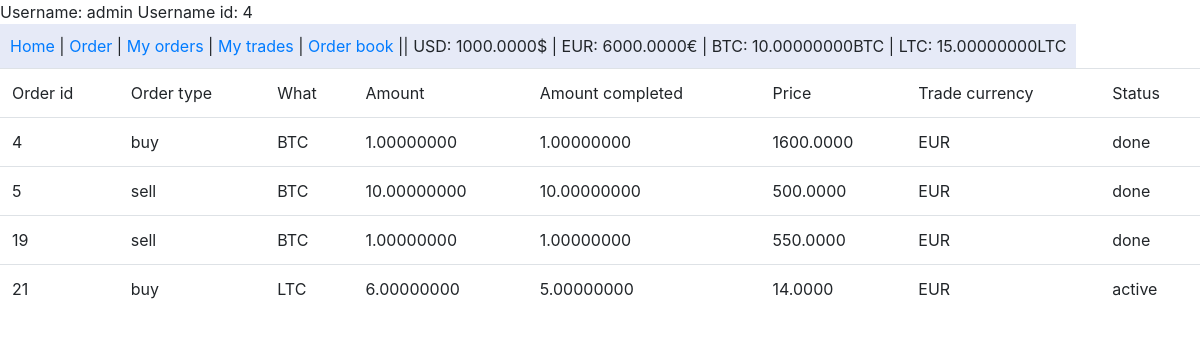
/my-orders/ (signed in), run on an earlier commit of the app's database.
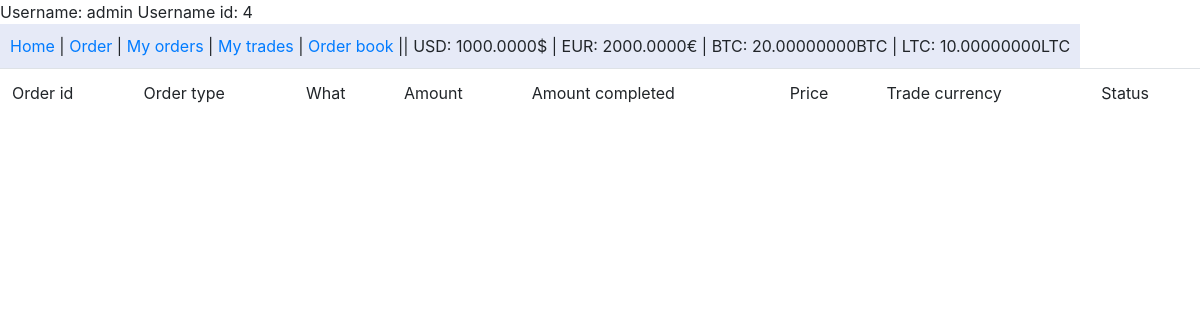
And on a later commit of the database.
### account/models.py (models this page shows)
class Account(SkeletonU):
    user = models.ForeignKey(User, related_name='%(app_label)s_%(class)s_user', on_delete=models.DO_NOTHING)
    usd = models.DecimalField('USD', max_digits=16, decimal_places=4, null=False, blank=False, default=0)
    eur = models.DecimalField('EUR', max_digits=16, decimal_places=4, null=False, blank=False, default=0)
    btc = models.DecimalField('BTC', max_digits=16, decimal_places=8, null=False, blank=False, default=0)
    ltc = models.DecimalField('LTC', max_digits=16, decimal_places=8, null=False, blank=False, default=0)

### order/models.py (models this page shows, shortened)
class Order(SkeletonU):
    user = models.ForeignKey(User, related_name='%(app_label)s_%(class)s_user', on_delete=models.DO_NOTHING)
    order_type = models.CharField(max_length=4, choices=order_choices, null=False, blank=False)
    what = models.CharField(max_length=3, choices=what_choices, null=False, blank=False)
    amount = models.DecimalField(_('Amount'), max_digits=16, decimal_places=8, null=False, blank=False)
    amount_completed = models.DecimalField(_('Amount completed'), max_digits=16, decimal_places=8, null=False, blank=False, default=0)
    price = models.DecimalField(_('Buy or sell at price'), max_digits=10, decimal_places=4, null=False, blank=False)
    trade_currency = models.CharField(max_length=3, choices=trade_currency_choices, null=False, blank=False)
    status = models.CharField(max_length=6, choices=status_choices, null=False, blank=False, default='ACTIVE')

### order/views.py (the view)
# urls.py: path('my-orders/', order_views.my_orders, name='my-orders'),
@login_required
def my_orders(request):
    account = Account.objects.get(user=request.user)
    orders = Order.objects.filter(user=request.user)
    return render(request, 'orders.html', {'orders': orders, 'account': account})

### templates/orders.html
{% extends 'base.html' %}
{% block body %}
<table class="table">
    <tr>
        <td>Order id</td>
        <td>Order type</td>
        <td>What</td>
        <td>Amount</td>
        <td>Amount completed</td>
        <td>Price</td>
        <td>Trade currency</td>
        <td>Status</td>
    </tr>
    {% for o in orders %}
        <tr>
            <td>{{ o.id }}</td>
            <td>{{ o.order_type }}</td>
            <td>{{ o.what }}</td>
            <td>{{ o.amount}}</td>
            <td>{{ o.amount_completed}}</td>
            <td>{{ o.price }}</td>
            <td>{{ o.trade_currency }}</td>
            <td>{{ o.status }}</td>
        </tr>
    {% endfor %}
</table>
{% endblock %}

### templates/base.html (shortened to what this page needs)
<!DOCTYPE html>
<html lang="en">
<head>
    <link rel="stylesheet" href="https://maxcdn.bootstrapcdn.com/bootstrap/4.0.0/css/bootstrap.min.css">
</head>
<body>
{% block header %}
{% if account %}
    <div class="user">Username: {{ request.user.username }} Username id: {{ request.user.id }}</div>
    <ul class="headbar">
        <li><a href="{% url 'index' %}">Home</a> | </li>
        <li><a href="{% url 'order' %}">Order</a> | </li>
        <li><a href="{% url 'my-orders' %}">My orders</a> | </li>
        <li><a href="{% url 'my-trades' %}">My trades</a> |</li>
        <li><a href="{% url 'order-book' %}">Order book</a> || </li>
        <li>USD: {{ account.usd }}$ | </li>
        <li>EUR: {{ account.eur }}€ | </li>
        <li>BTC: {{ account.btc }}BTC | </li>
        <li>LTC: {{ account.ltc }}LTC</li>
    </ul>
{% endif %}
{% endblock %}
{% block body %}{% endblock %}
</body>
</html>

### templates/base.html (style rules this page uses)
ul.headbar { list-style-type: none; display: inline-block; padding: 0px; margin: 0px; padding: 10px; background-color: #e6eaf7; }
li { display: inline; }

What changed in the data, as far as the page shows it:
removed Order: id "4", order_type "buy", what "BTC", amount "1.00000000", amount_completed "1.00000000", price "1600.0000", trade_currency "EUR", status "done"
removed Order: id "5", order_type "sell", what "BTC", amount "10.00000000", amount_completed "10.00000000", price "500.0000", trade_currency "EUR", status "done"
removed Order: id "19", order_type "sell", what "BTC", amount "1.00000000", amount_completed "1.00000000", price "550.0000", trade_currency "EUR", status "done"
removed Order: id "21", order_type "buy", what "LTC", amount "6.00000000", amount_completed "5.00000000", price "14.0000", trade_currency "EUR", status "active"
changed Account: eur "6000.0000" → "2000.0000"; btc "10.00000000" → "20.00000000"; ltc "15.00000000" → "10.00000000"
